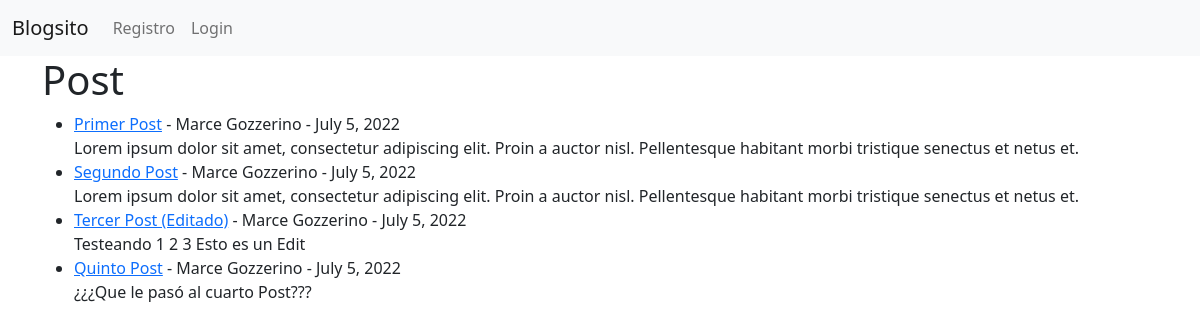
The app's page /, older data.
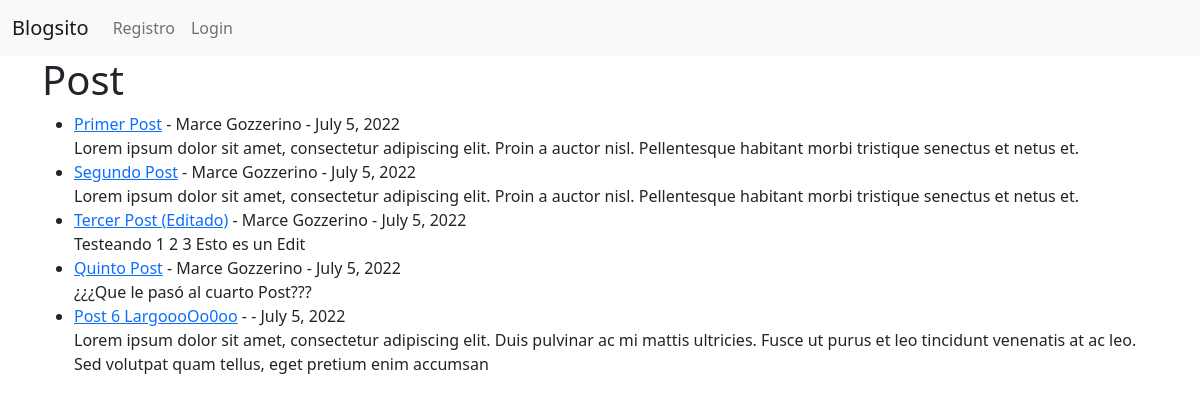
The same page, newer data.
### vlog/models.py (models this page shows, shortened)
class Post(models.Model):
    titulo = models.CharField(max_length=255)
    etiqueta = models.CharField(max_length=255)
    autor = models.ForeignKey(User, on_delete=models.CASCADE)
    cuerpo = models.TextField()
    fecha = models.DateField(auto_now_add=True)
    categoria = models.CharField(max_length=255, default='Sin Categorizar')

### vlog/views.py (the view)
# urls.py: path('', HomeView.as_view(), name= "home"),   #No utilice '/' al ser innecesario segun el programa
class HomeView(ListView):
    model = Post
    template_name = 'home.html'
    ordering = ['fecha']
    def get_context_data(self, *args, **kwargs):
        cat_menu = Categoria.objects.all()
        context = super(HomeView, self).get_context_data(*args, **kwargs)
        context["cat_menu"] = cat_menu
        return context

### vlog/templates/home.html (shortened to what this page needs)
{% extends 'base.html' %}
{% block content %}
<h1>Post</h1>
<ul>
{% for post in object_list %}
    <li><a href="{% url 'ArticuloDetallado' post.pk %}">{{ post.titulo }}</a> -
        {{ post.autor.first_name }}
        {{ post.autor.last_name }} - {{ post.fecha }}</br>
        {{ post.cuerpo|slice:":200"}}</li>
{% endfor %}
</ul>
{% endblock %}

Row changes from the older to the newer data that the page shows:
added Post: titulo "Post 6 LargoooOo0oo", fecha "July 5, 2022", cuerpo "Lorem ipsum dolor sit amet, consectetur adipiscing elit. Duis pulvinar ac mi mattis ultricies. Fusce ut purus et leo tincidunt venenatis at ac leo. Sed volutpat quam tellus, eget pretium enim accumsan"
